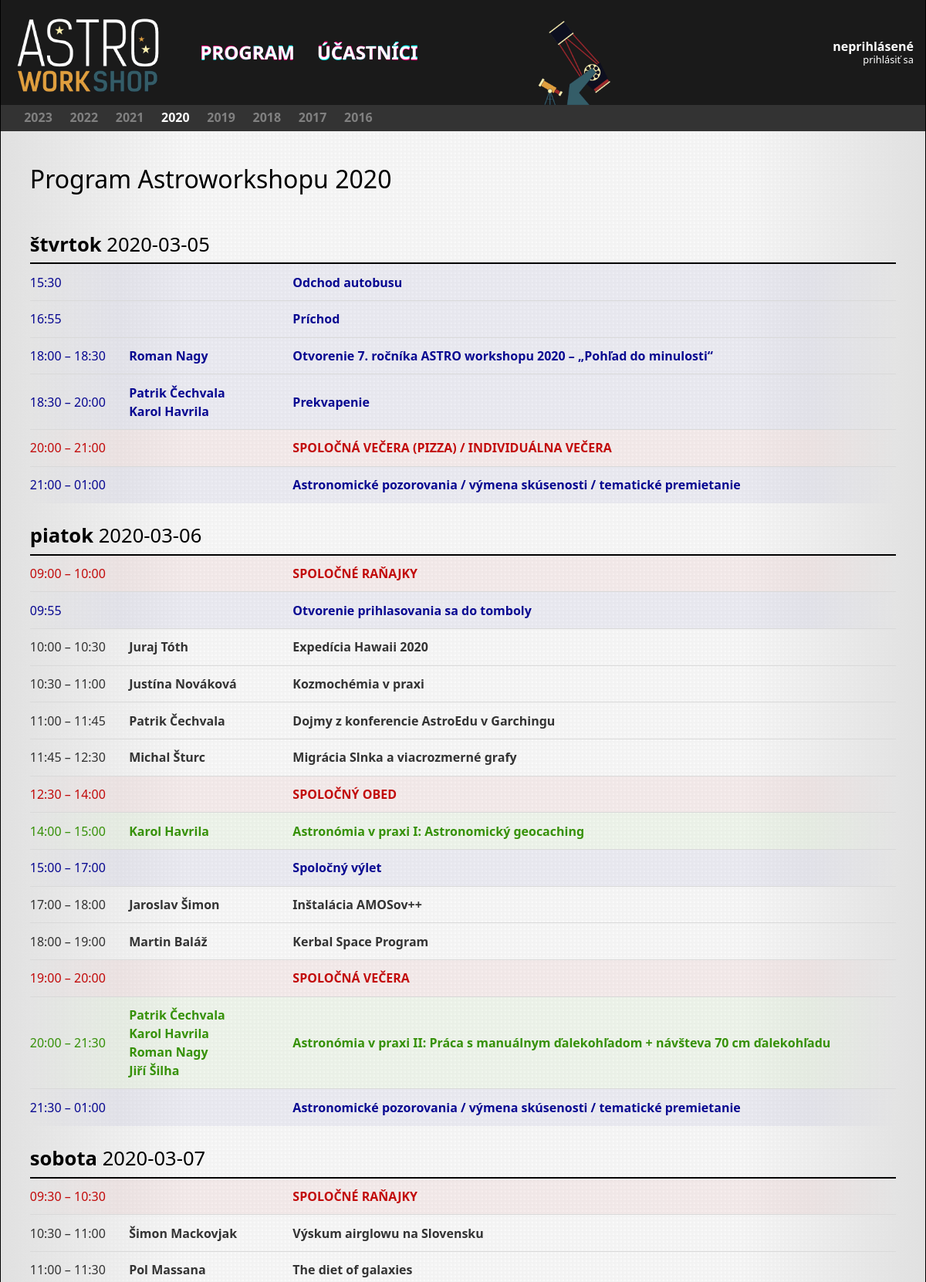
Page /2020/ (upper part) on the committed database.
### core/models/event.py (models this page shows, shortened)
class Event(models.Model):
    class Meta:
        ordering = ('start', 'name')
        verbose_name = 'workshop'
        verbose_name_plural = 'workshopy'
    objects = EventManager.from_queryset(EventQuerySet)()
    code = models.CharField(max_length=32, unique=True, verbose_name='kód')
    name = models.CharField(max_length=32, unique=True, verbose_name='názov')
    start = models.DateTimeField(verbose_name='začiatok')
    end = models.DateTimeField(verbose_name='koniec')
    visible = models.BooleanField(verbose_name='viditeľnosť')
    pdf_programme = models.FileField(null=True, blank=True, upload_to=event_filename, verbose_name='program (PDF)')

### core/models/slot.py (models this page shows, shortened)
class Slot(models.Model):
    class Meta:
        ordering = ['start', 'duration']
        verbose_name = 'slot'
        verbose_name_plural = 'sloty'
    objects = SlotQuerySet.as_manager()
    CATEGORY_TALK = 'T'
    CATEGORY_WORKSHOP = 'W'
    CATEGORY_MEAL = 'M'
    CATEGORY_OTHER = 'O'
    CATEGORIES = [
        (CATEGORY_TALK, 'Prednáška'),
        (CATEGORY_WORKSHOP, 'Workshop'),
        (CATEGORY_MEAL, 'Jedlo'),
        (CATEGORY_OTHER, 'Ostatné'),
    ]
    title = models.CharField(blank=True, max_length=256, verbose_name='názov')
    abstract = models.TextField(blank=True, max_length=4096, verbose_name='abstrakt')
    start = models.DateTimeField(null=True, blank=True, verbose_name='začiatok')
    duration = models.PositiveIntegerField(null=False, verbose_name='dĺžka (min)')
    note = models.CharField(blank=True, max_length=256, verbose_name='poznámka')
    person = models.ManyToManyField('Participant', related_name='slots', blank=True, verbose_name='účastník')
    event = models.ForeignKey('Event', null=True, blank=True, related_name='slots', on_delete=models.CASCADE,
                              verbose_name='workshop')
    category = models.CharField(max_length=1, choices=CATEGORIES, default=CATEGORY_TALK, verbose_name='kategória')
    online = models.BooleanField(null=False, blank=False, default=False, verbose_name='online')
    presentation = models.FileField(
        null=True,
        blank=True,
        upload_to=presentation_filename,
        verbose_name='prezentácia (PDF)'
    )
    video = models.URLField(max_length=100, null=True, blank=True, verbose_name='URL videa')
    def sorted_authors(self):
        return sorted(
            self.people, key=lambda x: unicodedata.normalize('NFKD', x.last_name)
        )

### core/models/participant.py (models this page shows, shortened)
class Participant(AbstractUser):
    class Meta:
        ordering = ['last_name', 'first_name']
        verbose_name = 'účastník'
        verbose_name_plural = 'účastníci'
    objects = ParticipantManager()
    institutes = models.ManyToManyField(
        'Institute',
        through='Affiliation',
        related_name = 'people',
    )
    events = models.ManyToManyField(
        'Event',
        through='Participation',
        related_name = 'participants',
    )
    about = models.TextField(blank=True)
    def get_full_name(self):
        return f"{self.last_name}, {self.first_name}"
    get_full_name.short_description = 'celé meno'
    def get_natural_name(self):
        return f"{self.first_name} {self.last_name}"

### core/views/slot.py (the view)
# urls.py: path('', slot.ProgrammeView.as_view(), name='default'),
class ProgrammeView(django.views.generic.ListView):
    model = core.models.Slot
    context_object_name = 'slots'
    template_name = 'core/programme.html'
    def get_queryset(self):
        self.event = django.shortcuts.get_object_or_404(core.models.Event,
                                                        code=self.kwargs.get('year', datetime.date.today().year))
        qs = self.model.objects \
            .with_people() \
            .filter(event__code=self.event.code) \
            .annotate(
                date=TruncDay('start'),
            ) \
            .order_by('start', 'duration')
        if self.request.user.is_staff:
            return qs
        else:
            return qs.filter(event__visible=True)
    def get_context_data(self, **kwargs):
        return super().get_context_data(**kwargs) \
            | {'current_event': self.event} \
            | {'events': Event.objects.for_user(self.request.user).order_by('-code')}

### core/models/affiliation.py (called while the page is built)
    def with_institute(self):
        return self.prefetch_related(
            Prefetch(
                'institute'
            )
        )

### core/models/event.py (called while the page is built)
    def for_user(self, user):
        qs = super().get_queryset()
        if user.is_staff:
            return qs
        else:
            return qs.only_visible()

    def only_visible(self):
        return self.filter(visible=True)

### core/models/participant.py (called while the page is built)
    def with_current_affiliations(self, date):
        return self.prefetch_related(
            Prefetch(
                'affiliation',
                queryset=Affiliation.objects.with_institute().filter(
                    (Q(start__lte=date) | Q(start=None)) & (Q(end__gte=date) | Q(end=None))
                ).distinct(),
                to_attr='current_affiliations',
            ),
        )

    def with_full_name(self):
        return self.annotate(full_name=Concat('last_name', Value(', '), 'first_name'))

    def get_queryset(self):
        return super().get_queryset().annotate(full_name=Concat('last_name', Value(', '), 'first_name'))

### core/models/slot.py (called while the page is built)
    def with_people(self):
        Participant = apps.get_model('core', 'Participant')
        return self.prefetch_related(
            Prefetch(
                'person',
                queryset=Participant.objects.
                    with_current_affiliations(F("person__events__slots__start")).
                    with_full_name(),
                to_attr='people',
            )
        ).annotate(
            people_count=Count('person'),
        )

### core/templatetags/astro.py (called while the page is built)
@register.filter(name='add_minutes')
def add_minutes(base, value):
    return base + datetime.timedelta(minutes=value)

@register.filter(name='replace')
def replace(string, args):
    find = args.split(args[0])[1]
    repl = args.split(args[0])[2]
    return mark_safe(re.sub(find, repl, string))

### core/templates/core/programme.html (shortened to what this page needs)
{% extends 'core/base.html' %}
{% load astro tz %}
{% block pagetitle %}
    <h2>
        Program Astroworkshopu {{ current_event.code }}
    </h2>
{% endblock pagetitle %}
{% block page %}
    <table class="programme">
        {% regroup slots by date as slots_date %}
        {% for day, slots_day in slots_date %}
            <tr>
                <th class="day" colspan="4">
                    {% if day is None %}
                        <span class="dow">nezaradené</span>
                    {% else %}
                        <a href="{% url 'programme-day' day.year day.month day.day %}">
                            <span class="dow">{{ day|date:"l" }}</span>
                            <span class="ymd">{{ day|date:"Y-m-d"|replace:"#-#&dash;" }}
                        </a>
                    {% endif %}
                </th>
            </tr>
            {% for slot in slots_day %}
                <tr class="category-{{ slot.category }}{% if forloop.last %} last{% endif %}">
                    <td class="time">
                        {{ slot.start|timezone:"Europe/Bratislava"|time:"H:i" }}
                        {% if slot.start and slot.duration > 0 %}
                            &ndash;&nbsp;{{ slot.start|add_minutes:slot.duration|timezone:"Europe/Bratislava"|time:"H:i" }}
                        {% endif %}
                    </td>
                    <td class="person">
                        {% for person in slot.sorted_authors %}
                            <a href="{% url 'participant' person.username %}">{{ person.get_natural_name }}</a>
                            {% if not forloop.last %}<br />{% endif %}
                        {% endfor %}
                    </td>
                    <td class="title">
                        <a href="{% url 'slot' id=slot.id %}">{{ slot.title }}</a>
                    </td>
                </tr>
            {% endfor %}
        {% empty %}
            <span class="empty">V tento deň sa nekoná žiadna akcia.</span>
        {% endfor %}
    </table>
{% endblock page %}

### core/templates/core/years.html (shortened to what this page needs)
{% load static %}
<div class="bar year-selector">
    <ul class="strip">
        {% for event in events %}
            <li class="{% if current_event.code == event.code %}active{% else %}inactive{% endif %}">
                <a href="{% url 'programme' year=event.code %}">{{ event.code }}</a>
            </li>
        {% endfor %}
    </ul>
</div>

### static/css/main.css (style rules this page uses)
html { width: 100%; font-family: "Segoe UI", "Verdana", sans-serif; padding: 0px; }
body { height: 100%; margin: 0; min-height: 100vh; overflow-y: scroll; background-color: hsl(0, 0%, 92%); background-image: url("/static/images/background-default.png"); background-repeat: repeat; background-size: 1000px 560px; }
div.bar { width: 100%; background-color: hsl(0, 0%, 10%); color: white; }
ul.strip { height: 100%; padding: 0mm 5mm; list-style-type: none; list-style-position: outside; }
ul.strip li { display: block; height: 100%; float: left; margin: 0 auto; vertical-align: middle; padding: 4mm 5mm 0mm 5mm; }
div.year-selector ul.strip { background-color: hsl(0, 0%, 20%); height: 9mm; }
div.year-selector ul.strip li { padding: 2mm 3mm; }
div.year-selector ul.strip li a { color: gray; }
div.year-selector ul.strip li.active a { color: white; }
div.bar a, div.bar a:visited { text-decoration: none; font-weight: bold; font-size: 100%; color: hsl(0, 0%, 50%); }
h2 { font-size: 200%; font-weight: 500; padding-bottom: 5mm; line-height: 1.5; }
table { width: 100%; border: 0px; }
table th.day { text-align: left; font-size: 160%; color: black; padding: 8mm 0px 3mm; border-bottom: 2px solid hsl(0, 0%, 0%); }
table th.day a, table th.day a:visited { text-decoration: none; color: black; }
span.dow { font-weight: 600; }
table tr { padding-top: 3mm; padding-bottom: 3mm; }
table.programme tr:not(:first-child) { border-top: 1px solid hsl(0, 0%, 85%); }
table tr.last { border-bottom: 1px solid transparent; }
table td { padding-top: 3mm; padding-bottom: 3mm; padding-right: 8mm; vertical-align: middle; }
table td:last-child { padding-right: 0mm; }
table td.time, table td.person { white-space: nowrap; }
table td a, table td a:visited { font-weight: 600; text-decoration: none; color: inherit; }
tr.category-O { color: hsl(240, 90%, 30%); background-image: linear-gradient(to right, transparent 0%, hsla(240, 90%, 30%, 5%) 10%, hsla(240, 90%, 30%, 5%) 90%, transparent 100%); }
tr.category-M { color: hsl(0, 90%, 40%); background-image: linear-gradient(to right, transparent 0%, hsla(0, 90%, 40%, 5%) 10%, hsla(0, 90%, 40%, 5%) 90%, transparent 100%); }
tr.category-M td.title, table tr.category-M td.title { text-transform: uppercase; }
tr.category-T { color: hsl(225, 0%, 20%); }
tr.category-W { color: hsl(100, 90%, 30%); background-image: linear-gradient(to right, transparent 0%, hsla(100, 90%, 40%, 5%) 10%, hsla(100, 90%, 40%, 5%) 90%, transparent 100%); }

### rows in the picture
Event: code "2023"
Event: code "2022"
Event: code "2021"
Event: code "2020"
Event: code "2019"
Event: code "2018"
Event: code "2017"
Event: code "2016"
Slot: day "štvrtok", day "2020‐03‐05", start "15:30", title "Odchod autobusu"
Slot: start "16:55", title "Príchod"
Slot: start "18:00", start|add_minutes "18:30", title "Otvorenie 7. ročníka ASTRO workshopu 2020 – „Pohľad do minulosti“"
Participant: get_natural_name "Roman Nagy"
Slot: start "18:30", start|add_minutes "20:00", title "Prekvapenie"
Participant: get_natural_name "Patrik Čechvala"
Participant: get_natural_name "Karol Havrila"
Slot: start "20:00", start|add_minutes "21:00", title "SPOLOČNÁ VEČERA (PIZZA) / INDIVIDUÁLNA VEČERA"
Slot: start "21:00", start|add_minutes "01:00", title "Astronomické pozorovania / výmena skúsenosti / tematické premietanie"
Slot: start "09:00", start|add_minutes "10:00", title "SPOLOČNÉ RAŇAJKY"
Slot: start "09:55", title "Otvorenie prihlasovania sa do tomboly"
Slot: start "10:00", start|add_minutes "10:30", title "Expedícia Hawaii 2020"
Participant: get_natural_name "Juraj Tóth"
Slot: start "10:30", start|add_minutes "11:00", title "Kozmochémia v praxi"
Participant: get_natural_name "Justína Nováková"
Slot: start "11:00", start|add_minutes "11:45", title "Dojmy z konferencie AstroEdu v Garchingu"
Slot: start "11:45", start|add_minutes "12:30", title "Migrácia Slnka a viacrozmerné grafy"
Participant: get_natural_name "Michal Šturc"
Slot: start "12:30", start|add_minutes "14:00", title "SPOLOČNÝ OBED"
Slot: start "14:00", start|add_minutes "15:00", title "Astronómia v praxi I: Astronomický geocaching"
Slot: start "15:00", start|add_minutes "17:00", title "Spoločný výlet"
Slot: start "17:00", start|add_minutes "18:00", title "Inštalácia AMOSov++"
Participant: get_natural_name "Jaroslav Šimon"
Slot: start "18:00", start|add_minutes "19:00", title "Kerbal Space Program"
Participant: get_natural_name "Martin Baláž"
Slot: start "19:00", start|add_minutes "20:00", title "SPOLOČNÁ VEČERA"
Slot: start "20:00", start|add_minutes "21:30", title "Astronómia v praxi II: Práca s manuálnym ďalekohľadom + návšteva 70 cm ďalekohľadu"
Participant: get_natural_name "Jiří Šilha"
Slot: start "21:30", start|add_minutes "01:00", title "Astronomické pozorovania / výmena skúsenosti / tematické premietanie"
Slot: start "09:30", start|add_minutes "10:30", title "SPOLOČNÉ RAŇAJKY"
Slot: start "10:30", start|add_minutes "11:00", title "Výskum airglowu na Slovensku"
Participant: get_natural_name "Šimon Mackovjak"
Slot: start "11:00", start|add_minutes "11:30", title "The diet of galaxies"
Participant: get_natural_name "Pol Massana"

### other values in the picture
{{ day|date:"l" }} "piatok" "sobota"
{{ day|date:"Y-m-d"|replace:"#-#&dash;" }} "2020‐03‐06" "2020‐03‐07"
